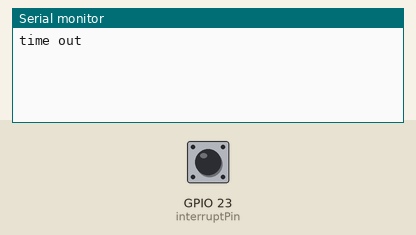
Recording of a sketch running on a simulated ESP32. Shown: the last lines printed to the serial monitor. Inputs (shaded band) come from the test bench; at power-on: GPIO 23 (interruptPin) HIGH.

Above: at 1.2 s.
1.3 s: GPIO 23 (interruptPin) pulled LOW for 0.15 s
At 1.7 s:
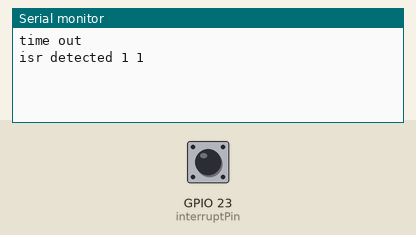
2.9 s: GPIO 23 (interruptPin) pulled LOW for 1 s
At 3.7 s:
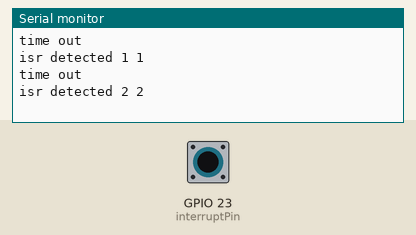
5.4 s: GPIO 23 (interruptPin) pulled LOW for 0.15 s
At 6.0 s:
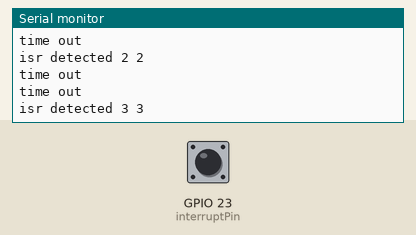

Measured:
- after the input at 1.3 s, the serial monitor: prints a new line at once (image 1)
- after the input at 2.9 s, the serial monitor: prints a new line at once (image 2)
- after the input at 5.4 s, the serial monitor: prints a new line at once (image 3)

The sketch:

rt-esp32-isrsync.ino
```cpp
// sync form isr
// inspired by  https://www.dfrobot.com/blog-1045.html
SemaphoreHandle_t syncSem;

volatile int nrI=0;
void IRAM_ATTR handleInterrupt() {
    nrI++;
  xSemaphoreGiveFromISR(syncSem, NULL);
}


void t1( void * parameter )
{
    int nrIrcv=0;
  for (;;)
  {
    if ( xSemaphoreTake(syncSem, (TickType_t)1000)  == pdTRUE )
    {
      // yep got it
      Serial.print("isr detected ");
      nrIrcv++;
      Serial.print(nrIrcv); Serial.print(" "); Serial.println(nrI);
    }
    else {
      Serial.println("time out");
    }
  }
}

int  interruptPin = 23;

void setup() {
  Serial.begin(115200);

  syncSem = xSemaphoreCreateBinary();

  pinMode(interruptPin, INPUT_PULLUP);
  attachInterrupt(digitalPinToInterrupt(interruptPin), handleInterrupt, FALLING);
  xTaskCreate(t1, "t1", 10000, NULL,  3, NULL);

}

void loop() {
}
```
